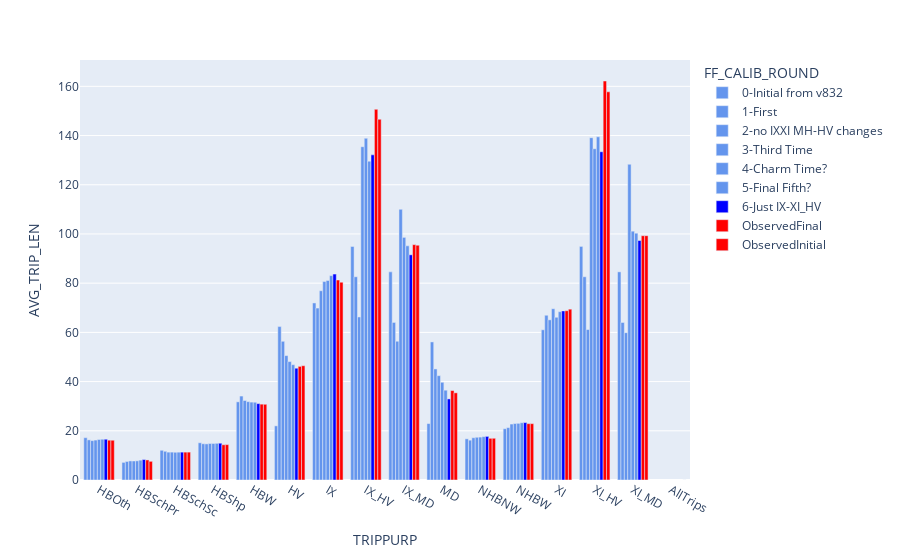
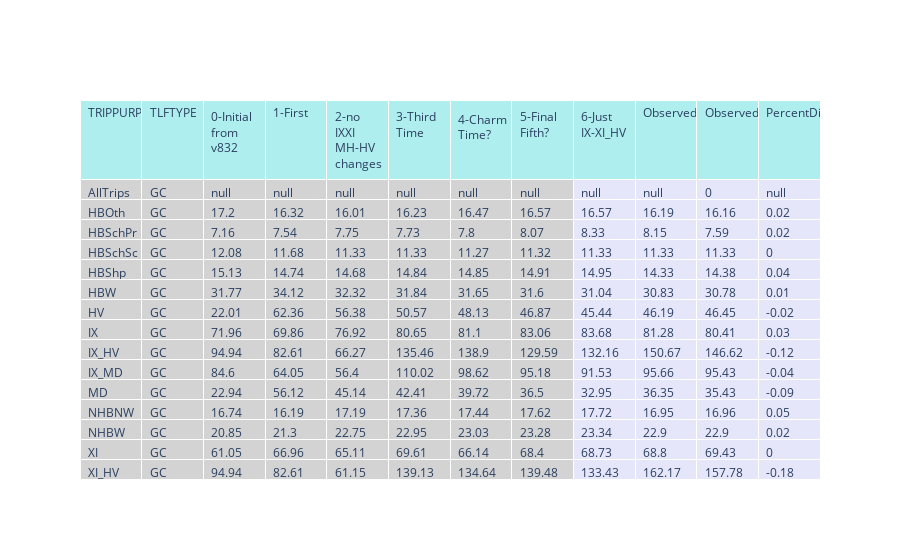

Notebook source saved alongside these figures, in order:
### Code cell
py.offline.init_notebook_mode(connected=True)

lstModOpt  = dfObsModelMerge['FF_CALIB_ROUND'].unique().tolist()
lstModOptShort1 = [round for round in lstModOpt if round != 'ObservedInitial']  
lstModOptShort = [round for round in lstModOptShort1 if round != 'ObservedFinal']  
lstTLFType   = dfObsModelMerge['TLFTYPE'].unique().tolist() # GC, Time, Dist
lstTripPurp  = dfTLF_Obs['TRIPPURP'].unique().tolist() # HBW, HBShp, HBOth,...
    
selectModelOption  = widgets.SelectMultiple(options=lstModOptShort, value=lstModOptShort, description='Model Run'   )
selectTLFOption    = widgets.SelectMultiple(options=lstTLFType    , value=('GC' ,)      , description='TLF Type'    )
selectTripPurp     = widgets.SelectMultiple(options=lstTripPurp   , value=lstTripPurp   , description='Trip Purpose')

widgets.interactive(update_df_mod_vs_obs,modeloption=selectModelOption, tlfoption=selectTLFOption, trippurpoption=selectTripPurp)

#OBSERVED RED COLOR

### Figure 1 — Plotly figure (JSON) as saved in the notebook; plotly's stock layout.template omitted (floating-point values rounded to 4 significant figures)
{"data": [{"alignmentgroup": "True", "hovertemplate": "FF_CALIB_ROUND=0-Initial from v832<br>TRIPPURP=%{x}<br>AVG_TRIP_LEN=%{y}<extra></extra>", "legendgroup": "0-Initial from v832", "marker": {"color": "cornflowerblue", "pattern": {"shape": ""}}, "name": "0-Initial from v832", "offsetgroup": "0-Initial from v832", "orientation": "v", "showlegend": true, "textposition": "auto", "type": "bar", "x": ["HBOth", "HBSchPr", "HBSchSc", "HBShp", "HBW", "HV", "IX", "IX_HV", "IX_MD", "MD", "NHBNW", "NHBW", "XI", "XI_HV", "XI_MD"], "xaxis": "x", "y": [17.2, 7.165, 12.08, 15.13, 31.77, 22.01, 71.96, 94.94, 84.6, 22.94, 16.74, 20.85, 61.05, 94.94, 84.6], "yaxis": "y"}, {"alignmentgroup": "True", "hovertemplate": "FF_CALIB_ROUND=1-First<br>TRIPPURP=%{x}<br>AVG_TRIP_LEN=%{y}<extra></extra>", "legendgroup": "1-First", "marker": {"color": "cornflowerblue", "pattern": {"shape": ""}}, "name": "1-First", "offsetgroup": "1-First", "orientation": "v", "showlegend": true, "textposition": "auto", "type": "bar", "x": ["HBOth", "HBSchPr", "HBSchSc", "HBShp", "HBW", "HV", "IX", "IX_HV", "IX_MD", "MD", "NHBNW", "NHBW", "XI", "XI_HV", "XI_MD"], "xaxis": "x", "y": [16.32, 7.539, 11.68, 14.74, 34.12, 62.36, 69.86, 82.61, 64.05, 56.12, 16.19, 21.3, 66.96, 82.61, 64.05], "yaxis": "y"}, {"alignmentgroup": "True", "hovertemplate": "FF_CALIB_ROUND=2-no IXXI MH-HV changes<br>TRIPPURP=%{x}<br>AVG_TRIP_LEN=%{y}<extra></extra>", "legendgroup": "2-no IXXI MH-HV changes", "marker": {"color": "cornflowerblue", "pattern": {"shape": ""}}, "name": "2-no IXXI MH-HV changes", "offsetgroup": "2-no IXXI MH-HV changes", "orientation": "v", "showlegend": true, "textposition": "auto", "type": "bar", "x": ["HBOth", "HBSchPr", "HBSchSc", "HBShp", "HBW", "HV", "IX", "IX_HV", "IX_MD", "MD", "NHBNW", "NHBW", "XI", "XI_HV", "XI_MD"], "xaxis": "x", "y": [16.01, 7.75, 11.33, 14.68, 32.32, 56.38, 76.92, 66.27, 56.4, 45.14, 17.19, 22.75, 65.11, 61.15, 59.89], "yaxis": "y"}, {"alignmentgroup": "True", "hovertemplate": "FF_CALIB_ROUND=3-Third Time<br>TRIPPURP=%{x}<br>AVG_TRIP_LEN=%{y}<extra></extra>", "legendgroup": "3-Third Time", "marker": {"color": "cornflowerblue", "pattern": {"shape": ""}}, "name": "3-Third Time", "offsetgroup": "3-Third Time", "orientation": "v", "showlegend": true, "textposition": "auto", "type": "bar", "x": ["HBOth", "HBSchPr", "HBSchSc", "HBShp", "HBW", "HV", "IX", "IX_HV", "IX_MD", "MD", "NHBNW", "NHBW", "XI", "XI_HV", "XI_MD"], "xaxis": "x", "y": [16.23, 7.732, 11.33, 14.84, 31.84, 50.57, 80.65, 135.5, 110.0, 42.41, 17.36, 22.95, 69.61, 139.1, 128.3], "yaxis": "y"}, {"alignmentgroup": "True", "hovertemplate": "FF_CALIB_ROUND=4-Charm Time?<br>TRIPPURP=%{x}<br>AVG_TRIP_LEN=%{y}<extra></extra>", "legendgroup": "4-Charm Time?", "marker": {"color": "cornflowerblue", "pattern": {"shape": ""}}, "name": "4-Charm Time?", "offsetgroup": "4-Charm Time?", "orientation": "v", "showlegend": true, "textposition": "auto", "type": "bar", "x": ["HBOth", "HBSchPr", "HBSchSc", "HBShp", "HBW", "HV", "IX", "IX_HV", "IX_MD", "MD", "NHBNW", "NHBW", "XI", "XI_HV", "XI_MD"], "xaxis": "x", "y": [16.47, 7.797, 11.27, 14.85, 31.65, 48.13, 81.1, 138.9, 98.62, 39.72, 17.44, 23.03, 66.14, 134.6, 101.1], "yaxis": "y"}, {"alignmentgroup": "True", "hovertemplate": "FF_CALIB_ROUND=5-Final Fifth?<br>TRIPPURP=%{x}<br>AVG_TRIP_LEN=%{y}<extra></extra>", "legendgroup": "5-Final Fifth?", "marker": {"color": "cornflowerblue", "pattern": {"shape": ""}}, "name": "5-Final Fifth?", "offsetgroup": "5-Final Fifth?", "orientation": "v", "showlegend": true, "textposition": "auto", "type": "bar", "x": ["HBOth", "HBSchPr", "HBSchSc", "HBShp", "HBW", "HV", "IX", "IX_HV", "IX_MD", "MD", "NHBNW", "NHBW", "XI", "XI_HV", "XI_MD"], "xaxis": "x", "y": [16.57, 8.067, 11.32, 14.91, 31.6, 46.87, 83.06, 129.6, 95.18, 36.5, 17.62, 23.28, 68.4, 139.5, 100.3], "yaxis": "y"}, {"alignmentgroup": "True", "hovertemplate": "FF_CALIB_ROUND=6-Just IX-XI_HV<br>TRIPPURP=%{x}<br>AVG_TRIP_LEN=%{y}<extra></extra>", "legendgroup": "6-Just IX-XI_HV", "marker": {"color": "blue", "pattern": {"shape": ""}}, "name": "6-Just IX-XI_HV", "offsetgroup": "6-Just IX-XI_HV", "orientation": "v", "showlegend": true, "textposition": "auto", "type": "bar", "x": ["HBOth", "HBSchPr", "HBSchSc", "HBShp", "HBW", "HV", "IX", "IX_HV", "IX_MD", "MD", "NHBNW", "NHBW", "XI", "XI_HV", "XI_MD"], "xaxis": "x", "y": [16.57, 8.331, 11.33, 14.95, 31.04, 45.44, 83.68, 132.2, 91.53, 32.95, 17.72, 23.34, 68.73, 133.4, 97.34], "yaxis": "y"}, {"alignmentgroup": "True", "hovertemplate": "FF_CALIB_ROUND=ObservedFinal<br>TRIPPURP=%{x}<br>AVG_TRIP_LEN=%{y}<extra></extra>", "legendgroup": "ObservedFinal", "marker": {"color": "red", "pattern": {"shape": ""}}, "name": "ObservedFinal", "offsetgroup": "ObservedFinal", "orientation": "v", "showlegend": true, "textposition": "auto", "type": "bar", "x": ["HBOth", "HBSchPr", "HBSchSc", "HBShp", "HBW", "HV", "IX", "IX_HV", "IX_MD", "MD", "NHBNW", "NHBW", "XI", "XI_HV", "XI_MD"], "xaxis": "x", "y": [16.19, 8.15, 11.33, 14.33, 30.83, 46.19, 81.28, 150.7, 95.66, 36.35, 16.95, 22.9, 68.8, 162.2, 99.29], "yaxis": "y"}, {"alignmentgroup": "True", "hovertemplate": "FF_CALIB_ROUND=ObservedInitial<br>TRIPPURP=%{x}<br>AVG_TRIP_LEN=%{y}<extra></extra>", "legendgroup": "ObservedInitial", "marker": {"color": "red", "pattern": {"shape": ""}}, "name": "ObservedInitial", "offsetgroup": "ObservedInitial", "orientation": "v", "showlegend": true, "textposition": "auto", "type": "bar", "x": ["AllTrips", "HBOth", "HBSchPr", "HBSchSc", "HBShp", "HBW", "HV", "IX", "IX_HV", "IX_MD", "MD", "NHBNW", "NHBW", "XI", "XI_HV", "XI_MD"], "xaxis": "x", "y": [0, 16.16, 7.594, 11.33, 14.38, 30.78, 46.45, 80.41, 146.6, 95.43, 35.43, 16.96, 22.9, 69.43, 157.8, 99.3], "yaxis": "y"}], "layout": {"barmode": "group", "legend": {"title": {"text": "FF_CALIB_ROUND"}, "tracegroupgap": 0}, "margin": {"t": 60}, "xaxis": {"anchor": "y", "domain": [0, 1], "title": {"text": "TRIPPURP"}}, "yaxis": {"anchor": "x", "domain": [0, 1], "title": {"text": "AVG_TRIP_LEN"}}}}

### Figure 2 — Plotly figure (JSON) as saved in the notebook; plotly's stock layout.template omitted (floating-point values rounded to 4 significant figures; data arrays with more than 128 entries replaced by an {"elided": "..."} marker saying what was removed)
{"data": [{"cells": {"align": "left", "fill": {"color": ["lightgrey", "lightgrey", "lightgrey", "lightgrey", "lightgrey", "lightgrey", "lightgrey", "lightgrey", "lavender", "lavender", "lavender"]}, "values": {"elided": "12x16 mixed values"}}, "header": {"align": "left", "fill": {"color": "paleturquoise"}, "values": ["TRIPPURP", "TLFTYPE", "0-Initial from v832", "1-First", "2-no IXXI MH-HV changes", "3-Third Time", "4-Charm Time?", "5-Final Fifth?", "6-Just IX-XI_HV", "ObservedFinal", "ObservedInitial", "PercentDiff"]}, "type": "table"}], "layout": {}}
